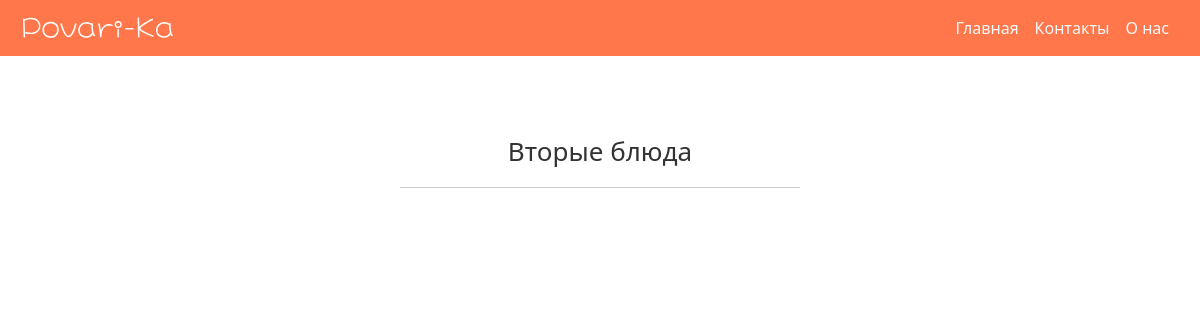
/category/second_course, run on an earlier commit of the app's database.
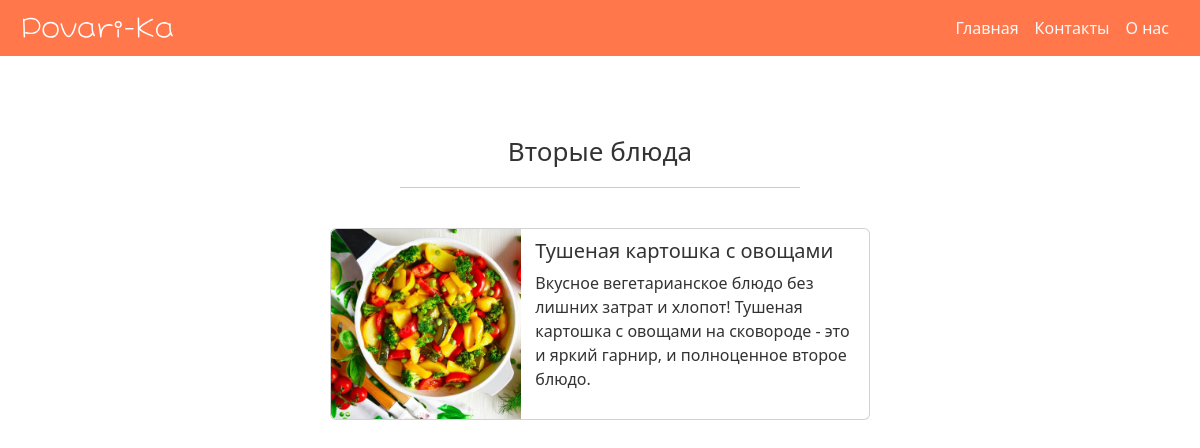
And on a later commit of the database.
### recipes/models.py (models this page shows, shortened)
class Recipe(models.Model):
    category = models.CharField(max_length=15, choices=CATEGORY_CHOICES, default='')
    name = models.CharField(max_length=250, default='', unique=True)
    description = models.CharField(max_length=150, default='')
    image = models.ImageField(upload_to='images', blank=True, null=True, default='Recipe Image')
    cooking_time = models.IntegerField(null=True)

### recipes/views.py (the view)
# urls.py: path('category/<str:category_val>', views.category, name='category'),
def category(request, category_val):
    template = loader.get_template('category.html')
    category_choices = CATEGORY_CHOICES[category_val]
    category_result = Recipe.objects.all().filter(category=category_val)
    context = {
        'category_choices': category_choices,
        'curr_category': category_val,
        'category_result': category_result,
    }
    return HttpResponse(template.render(context, request))

### recipes/templates/category.html (shortened to what this page needs)
{% extends "master.html" %}
{% load static %}
{% block css %}
<link rel="stylesheet" href="{% static 'css/category.css' %}">
{% endblock %}
{% block content %}
    <h1 class="choose-category">{{ category_choices }}</h1>
    <hr class="category-underline" style="border-color: #333333;">
    {% for x in category_result %}
        <div class="card mb-3" style="max-width: 540px;">
            <a href="/recipe/{{ x.id }}">
                <div class="row g-0 mx-auto">
                    <div class="col-md-4">
                        <img class="category-recipe-img rounded-start"
                            src="{{x.image.url}}"
                            alt="Recipe Image"
                        />
                    </div>
                    <div class="col-md-8">
                        <div class="card-body-category">
                            <h5 class="card-title">{{x.name|lower|capfirst}}</h5>
                            <p class="card-text">
                                {{x.description}}
                            </p>
                        </div>
                    </div>
                </div>
            </a>
        </div>
    {% endfor %}
{% endblock %}

### recipes/templates/master.html (shortened to what this page needs)
{% load static %}
<!DOCTYPE html>
<html>
<head>
  <link rel="stylesheet" href="{% static 'css/global.css' %}">
  {% block css %}{% endblock %}
  <link href="https://cdn.jsdelivr.net/npm/bootstrap@5.3.3/dist/css/bootstrap.min.css" rel="stylesheet">
</head>
<body>
  <nav class="navbar navbar-expand-lg navbar-light">
    <a href="/"><img class="logo g-2" src="{% static 'img/logo.svg' %}" alt=""></a>
    <div class="collapse navbar-collapse justify-content-end id="navbarNavAltMarkup">
      <div class="navbar-nav">
        <a class="nav-link text-light" href="/">Главная</a>
        <a class="nav-link text-light" href="/contacts">Контакты</a>
        <a class="nav-link text-light" href="/about">О нас</a>
      </div>
    </div>
  </nav>
  {% block content %}
  {% endblock %}
</body>
</html>

### static/css/global.css (style rules this page uses)
body { background-color: #EFE7DC; }
.navbar { background-color: #FF774B; }
.logo { height: 36px; width: 150px; padding: 0px; margin-left: 23px; }
.navbar-nav { padding: 0px; margin-right: 23px; }
.choose-category { font-size: 26px; margin-top: 80px; margin-bottom: 0; color: #333333; font-weight: 400; text-align: center; }

### static/css/category.css (style rules this page uses)
.card { height: 250px; margin: 40px auto; }
.card a { color: #333333; text-decoration: none; }
.category-recipe-img { height: 190px; width: 190px; object-fit: cover; }
.card-body-category { margin-top: 10px; margin-left: 25px; margin-right: 10px; }
.card-title { text-transform: lowercase; }
.card-title::first-letter { text-transform: uppercase; }
.category-underline { width: 400px; margin: auto; margin-top: 20px; }

What changed in the data, as far as the page shows it:
added Recipe: image (picture), name "тушеная картошка с овощами", description "Вкусное вегетарианское блюдо без лишних затрат и хлопот! Тушеная картошка с овощами на сковороде - это и яркий гарнир, и полноценное второе блюдо."
